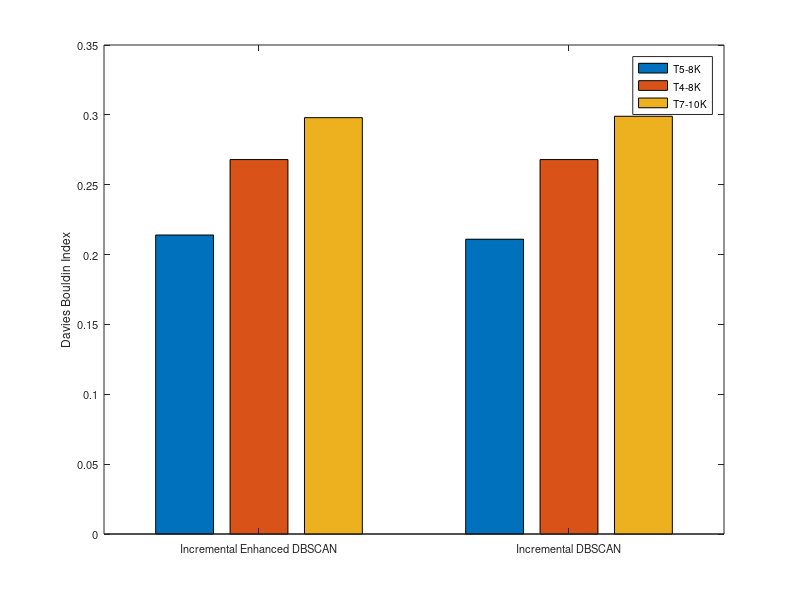

The MATLAB source for this figure:
yBar=[0.214 0.268 0.298 ;
      0.211 0.268 0.299
      ]
bar(yBar);
%title('Time taken to calculate similarties to clusters for CIG and DIG');
leg = legend('T5-8K', 'T4-8K', 'T7-10K');
set(gca,'XTickLabel',{'Incremental Enhanced DBSCAN','Incremental DBSCAN'},  'FontSize', 8) 
set(leg,'Location','NorthEast');

ylabel('Davies Bouldin Index');
